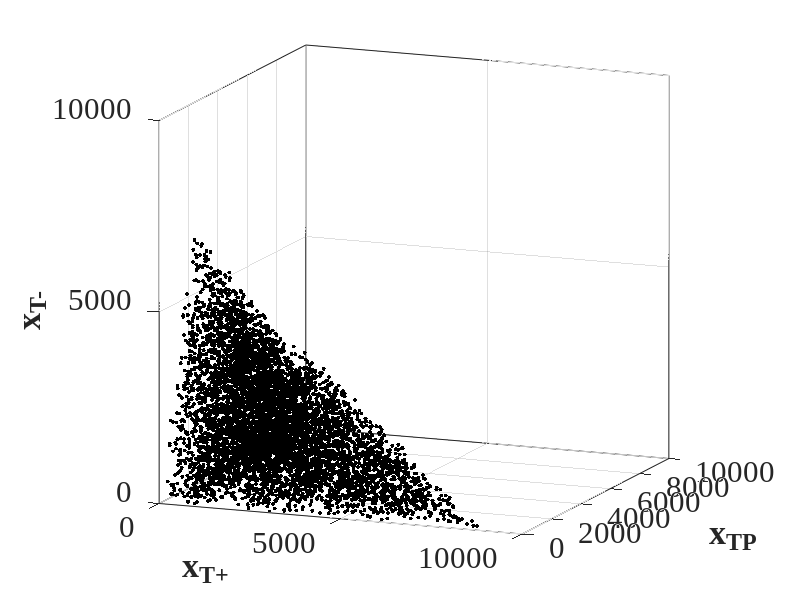
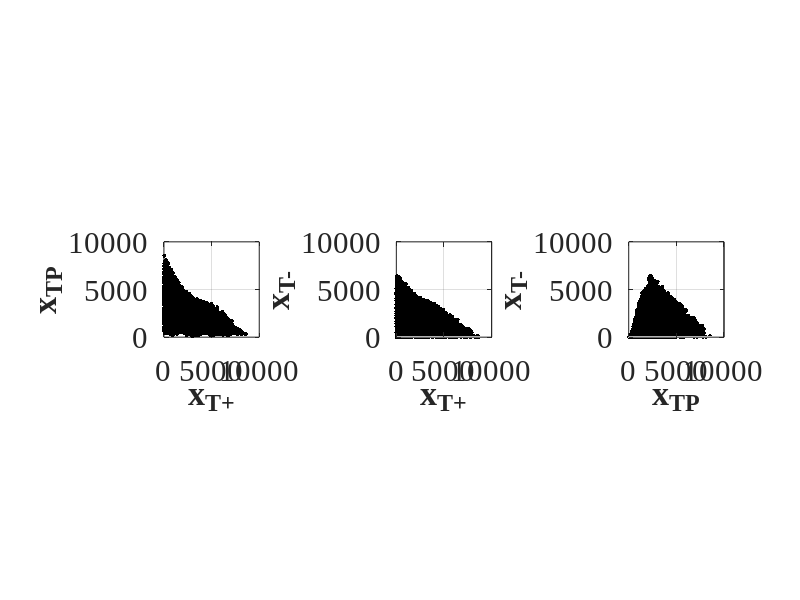

Write the MATLAB code that produced these figures, in order.
%% Start points of patients that survived for each treatment

% Uncomment for desired treatment protocol.
% data = importdata('AllTreatmentResults/MTD.mat');
% data = importdata('AllTreatmentResults/AT.mat');
% data = importdata('AllTreatmentResults/Va_1.mat');
% data = importdata('AllTreatmentResults/Va_0.mat');
% data = importdata('AllTreatmentResults/Vb_1.mat');
data = importdata('AllTreatmentResults/Vb_0.mat');

% Parse out trajectories that do not breach the patient viability
% constraint.
notDeadIndeces = find([data.deadFlag] == 0);
notDead = data(notDeadIndeces);

% Extract starting points.
x1_start = [notDead.x1_start];
x2_start = [notDead.x2_start];
x3_start = [notDead.x3_start];


%% %%%%%%%%%% 3D view %%%%%%%%%% %%
figure1 = figure('InvertHardcopy','off','Color',[1 1 1]);

% Create axes
axes1 = axes('Parent',figure1);
hold(axes1,'on');

% Create plot3
plot3(x1_start, x2_start, x3_start,'Marker','.','MarkerSize', 9,'LineStyle','none','Color',[0 0 0]);

% Create xlabel
xlabel('x_{T+}','FontWeight','bold','FontSize',22,'FontName','times new roman');

% Create zlabel
zlabel('x_{T-}','FontWeight','bold','FontSize',22,'FontName','times new roman');

% Create ylabel
ylabel('x_{TP}','FontWeight','bold','FontSize',22,'FontName','times new roman');

% Uncomment the following line to preserve the X-limits of the axes
xlim(axes1,[0 10000]);
% Uncomment the following line to preserve the Y-limits of the axes
ylim(axes1,[0 10000]);
% Uncomment the following line to preserve the Z-limits of the axes
zlim(axes1,[0 10000]);
view(axes1,[22 12]);
box(axes1,'on');
grid(axes1,'on');
axis(axes1,'square');
% Set the remaining axes properties
set(axes1,'FontName','times new roman','FontSize',22,'XTick',[0 5000 10000],...
    'ZTick',[0 5000 10000]);
set(figure1, 'Position',  [100, 100, 500, 400])


%% %%%%%%%%%% Projections %%%%%%%%%% %%
figure2 = figure('InvertHardcopy','off','Color',[1 1 1]);

% Create axes
axes1 = subplot(1,3,1,'Parent',figure2);
hold(axes1,'on');

% Create plot3
plot3(x1_start, x2_start, x3_start,'Marker','.','MarkerSize', 9, 'LineStyle','none','Color',[0 0 0]);

% Create xlabel
xlabel('x_{T+}','FontWeight','bold','FontSize',22,'FontName','times new roman');

% Create zlabel
zlabel('x_{T-}','FontWeight','bold','FontSize',22,'FontName','times new roman');

% Create ylabel
ylabel('x_{TP}','FontWeight','bold','FontSize',22,'FontName','times new roman');

% Uncomment the following line to preserve the X-limits of the axes
xlim(axes1,[0 10000]);
% Uncomment the following line to preserve the Y-limits of the axes
ylim(axes1,[0 10000]);
% Uncomment the following line to preserve the Z-limits of the axes
zlim(axes1,[0 10000]);
view(axes1,[0 90]);
box(axes1,'on');
grid(axes1,'on');
axis(axes1,'square');
% Set the remaining axes properties
set(axes1,'FontName','times new roman','FontSize',22,'XTick',[0 5000 10000],...
    'YTick',[0 5000 10000], 'ZTick',[0 5000 10000]);


% Create axes
axes2 = subplot(1,3,2,'Parent',figure2);

hold(axes2,'on');

% Create plot3
plot3(x1_start, x2_start, x3_start,'Marker','.','MarkerSize', 9,'LineStyle','none','Color',[0 0 0]);

% Create xlabel
xlabel('x_{T+}','FontWeight','bold','FontSize',22,'FontName','times new roman');

% Create zlabel
zlabel('x_{T-}','FontWeight','bold','FontSize',22,'FontName','times new roman');

% Create ylabel
ylabel('x_{TP}','FontWeight','bold','FontSize',22,'FontName','times new roman');

% Uncomment the following line to preserve the X-limits of the axes
xlim(axes2,[0 10000]);
% Uncomment the following line to preserve the Y-limits of the axes
ylim(axes2,[0 10000]);
% Uncomment the following line to preserve the Z-limits of the axes
zlim(axes2,[0 10000]);
view(axes2,[0 0]);
box(axes2,'on');
grid(axes2,'on');
axis(axes2,'square');
% Set the remaining axes properties
set(axes2,'FontName','times new roman','FontSize',22,'XTick',[0 5000 10000],...
    'YTick',[0 5000 10000], 'ZTick',[0 5000 10000]);


% Create axes
axes3 = subplot(1,3,3,'Parent',figure2);

hold(axes3,'on');

% Create plot3
plot3(x1_start, x2_start, x3_start,'Marker','.','MarkerSize', 9,'LineStyle','none','Color',[0 0 0]);

% Create xlabel
xlabel('x_{T+}','FontWeight','bold','FontSize',22,'FontName','times new roman');

% Create zlabel
zlabel('x_{T-}','FontWeight','bold','FontSize',22,'FontName','times new roman');

% Create ylabel
ylabel('x_{TP}','FontWeight','bold','FontSize',22,'FontName','times new roman');

% Uncomment the following line to preserve the X-limits of the axes
xlim(axes3,[0 10000]);
% Uncomment the following line to preserve the Y-limits of the axes
ylim(axes3,[0 10000]);
% Uncomment the following line to preserve the Z-limits of the axes
zlim(axes3,[0 10000]);
view(axes3,[90 0]);
box(axes3,'on');
grid(axes3,'on');
axis(axes3,'square');
% Set the remaining axes properties
set(axes3,'FontName','times new roman','FontSize',22,'XTick',[0 5000 10000],...
    'YTick',[0 5000 10000], 'ZTick',[0 5000 10000]);

set(figure2, 'Position',  [100, 100, 1200, 350])

